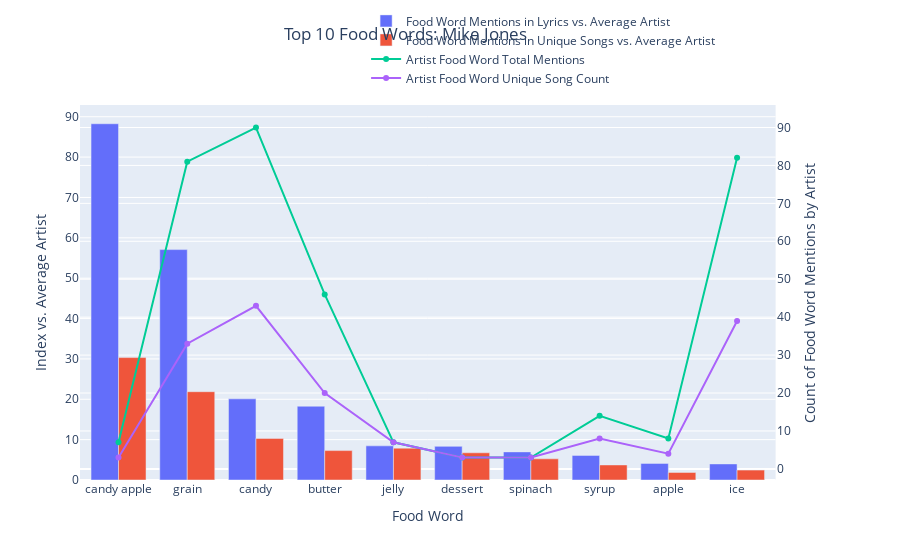

Notebook source saved alongside this figure:
### Code cell
# Create figure with secondary y-axis
fig = make_subplots(specs=[[{"secondary_y": True}]])

# Add traces
fig.add_trace(
    go.Bar(x=artist_food_word_plot_df['food_word'],
               y=artist_food_word_plot_df['artist_food_word_index_all_lyric_words'],
               name="Food Word Mentions in Lyrics vs. Average Artist"),
    secondary_y=False,
)

fig.add_trace(
    go.Bar(x=artist_food_word_plot_df['food_word'],
               y=artist_food_word_plot_df['artist_food_word_index_num_songs'],
               name="Food Word Mentions in Unique Songs vs. Average Artist"),
    secondary_y=False,
)

fig.add_trace(
    go.Scatter(x=artist_food_word_plot_df['food_word'],
               y=artist_food_word_plot_df['artist_food_word_count'],
               name="Artist Food Word Total Mentions"),
    secondary_y=True,
)

fig.add_trace(
    go.Scatter(x=artist_food_word_plot_df['food_word'],
               y=artist_food_word_plot_df['artist_food_word_unique_song_count'],
               name="Artist Food Word Unique Song Count"),
    secondary_y=True,
)

# Add figure title
fig.update_layout(
    title={
        'text': "Top {0} Food Words: {1}".format(results_limit,artist.title()),
        'y':0.94,
        'x':0.5,
        'xanchor': 'center',
        'yanchor': 'top'}
)

# Set x-axis title
fig.update_xaxes(title_text="Food Word")

# Set y-axes titles
fig.update_yaxes(title_text="Index vs. Average Artist", secondary_y=False)
fig.update_yaxes(title_text="Count of Food Word Mentions by Artist", secondary_y=True)
fig.update_layout(legend=dict(
    orientation="h",
    yanchor="bottom",
    y=1.02,
    xanchor="right",
    x=0.7
))

fig.show()
df_below_plot = artist_food_word_plot_df[['artist_clean','food_word','artist_food_word_count','artist_food_word_unique_song_count','artist_food_word_index_all_lyric_words','artist_food_word_index_num_songs']].reset_index().drop(labels='index',axis=1)
df_below_plot.columns=['artist','food_word','food_word_count','unique_song_count','index_lyrics','index_songs']
df_below_plot

### Figure 1 — Plotly figure (JSON) as saved in the notebook; plotly's stock layout.template omitted (floating-point values rounded to 4 significant figures)
{"data": [{"name": "Food Word Mentions in Lyrics vs. Average Artist", "type": "bar", "x": ["candy apple", "grain", "candy", "butter", "jelly", "dessert", "spinach", "syrup", "apple", "ice"], "xaxis": "x", "y": [88.26, 57.08, 20.1, 18.28, 8.46, 8.331, 6.963, 6.099, 4.115, 3.985], "yaxis": "y"}, {"name": "Food Word Mentions in Unique Songs vs. Average Artist", "type": "bar", "x": ["candy apple", "grain", "candy", "butter", "jelly", "dessert", "spinach", "syrup", "apple", "ice"], "xaxis": "x", "y": [30.33, 21.88, 10.31, 7.286, 7.89, 6.739, 5.246, 3.729, 1.875, 2.45], "yaxis": "y"}, {"name": "Artist Food Word Total Mentions", "type": "scatter", "x": ["candy apple", "grain", "candy", "butter", "jelly", "dessert", "spinach", "syrup", "apple", "ice"], "xaxis": "x", "y": [7, 81, 90, 46, 7, 3, 3, 14, 8, 82], "yaxis": "y2"}, {"name": "Artist Food Word Unique Song Count", "type": "scatter", "x": ["candy apple", "grain", "candy", "butter", "jelly", "dessert", "spinach", "syrup", "apple", "ice"], "xaxis": "x", "y": [3, 33, 43, 20, 7, 3, 3, 8, 4, 39], "yaxis": "y2"}], "layout": {"legend": {"orientation": "h", "x": 0.7, "xanchor": "right", "y": 1.02, "yanchor": "bottom"}, "title": {"text": "Top 10 Food Words: Mike Jones", "x": 0.45, "xanchor": "center", "y": 0.95, "yanchor": "top"}, "xaxis": {"anchor": "y", "domain": [0, 0.94], "title": {"text": "Food Word"}}, "yaxis": {"anchor": "x", "domain": [0, 1], "title": {"text": "Index vs. Average Artist"}}, "yaxis2": {"anchor": "x", "overlaying": "y", "side": "right", "title": {"text": "Count of Food Word Mentions by Artist"}}}}
